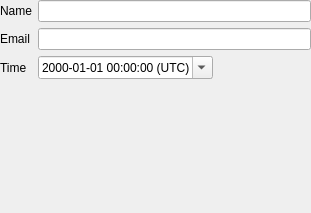
<?xml version="1.0" encoding="UTF-8"?>
<ui version="4.0">
 <class>SignatureForm</class>
 <widget class="QWidget" name="SignatureForm">
  <property name="geometry">
   <rect>
    <x>0</x>
    <y>0</y>
    <width>311</width>
    <height>213</height>
   </rect>
  </property>
  <property name="windowTitle">
   <string>Signature</string>
  </property>
  <layout class="QFormLayout" name="formLayout">
   <property name="fieldGrowthPolicy">
    <enum>QFormLayout::ExpandingFieldsGrow</enum>
   </property>
   <property name="leftMargin">
    <number>0</number>
   </property>
   <property name="topMargin">
    <number>0</number>
   </property>
   <property name="rightMargin">
    <number>0</number>
   </property>
   <property name="bottomMargin">
    <number>0</number>
   </property>
   <item row="0" column="0">
    <widget class="QLabel" name="nameLabel">
     <property name="text">
      <string>Name</string>
     </property>
    </widget>
   </item>
   <item row="0" column="1">
    <widget class="QLineEdit" name="nameEdit"/>
   </item>
   <item row="1" column="0">
    <widget class="QLabel" name="emailLabel">
     <property name="text">
      <string>Email</string>
     </property>
    </widget>
   </item>
   <item row="1" column="1">
    <widget class="QLineEdit" name="emailEdit"/>
   </item>
   <item row="2" column="0">
    <widget class="QLabel" name="timeLabel">
     <property name="text">
      <string>Time</string>
     </property>
    </widget>
   </item>
   <item row="2" column="1">
    <widget class="QDateTimeEdit" name="timeEdit">
     <property name="currentSection">
      <enum>QDateTimeEdit::YearSection</enum>
     </property>
     <property name="displayFormat">
      <string notr="true">yyyy-MM-dd HH:mm:ss (t)</string>
     </property>
     <property name="calendarPopup">
      <bool>true</bool>
     </property>
     <property name="timeSpec">
      <enum>Qt::LocalTime</enum>
     </property>
    </widget>
   </item>
  </layout>
 </widget>
 <resources/>
 <connections/>
</ui>
